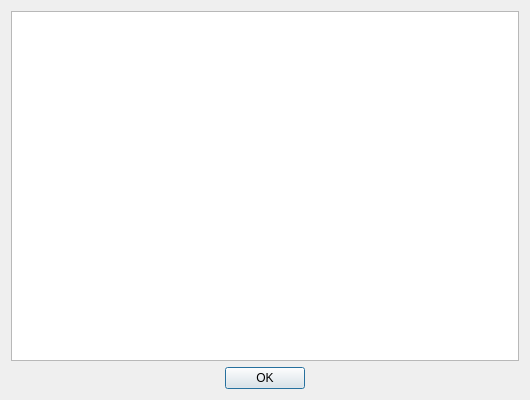
<?xml version="1.0" encoding="UTF-8"?>
<ui version="4.0">
 <class>ThirdPartyDialog</class>
 <widget class="QDialog" name="ThirdPartyDialog">
  <property name="geometry">
   <rect>
    <x>0</x>
    <y>0</y>
    <width>530</width>
    <height>400</height>
   </rect>
  </property>
  <property name="windowTitle">
   <string>Third party notices</string>
  </property>
  <layout class="QVBoxLayout" name="mainLayout">
   <item>
    <widget class="QTextEdit" name="textView">
     <property name="tabChangesFocus">
      <bool>true</bool>
     </property>
     <property name="undoRedoEnabled">
      <bool>false</bool>
     </property>
     <property name="readOnly">
      <bool>true</bool>
     </property>
     <property name="textInteractionFlags">
      <set>Qt::TextBrowserInteraction</set>
     </property>
    </widget>
   </item>
   <item>
    <widget class="QDialogButtonBox" name="buttonBox">
     <property name="orientation">
      <enum>Qt::Horizontal</enum>
     </property>
     <property name="standardButtons">
      <set>QDialogButtonBox::Ok</set>
     </property>
     <property name="centerButtons">
      <bool>true</bool>
     </property>
    </widget>
   </item>
  </layout>
 </widget>
 <resources/>
 <connections>
  <connection>
   <sender>buttonBox</sender>
   <signal>accepted()</signal>
   <receiver>ThirdPartyDialog</receiver>
   <slot>accept()</slot>
   <hints>
    <hint type="sourcelabel">
     <x>248</x>
     <y>254</y>
    </hint>
    <hint type="destinationlabel">
     <x>157</x>
     <y>274</y>
    </hint>
   </hints>
  </connection>
  <connection>
   <sender>buttonBox</sender>
   <signal>rejected()</signal>
   <receiver>ThirdPartyDialog</receiver>
   <slot>reject()</slot>
   <hints>
    <hint type="sourcelabel">
     <x>316</x>
     <y>260</y>
    </hint>
    <hint type="destinationlabel">
     <x>286</x>
     <y>274</y>
    </hint>
   </hints>
  </connection>
 </connections>
</ui>
